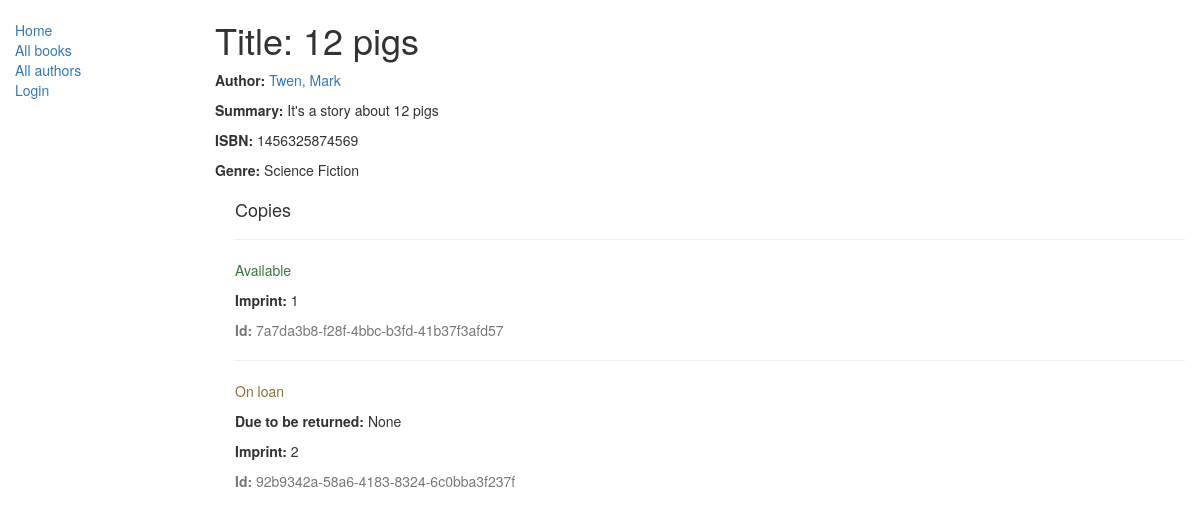
Before: /catalog/book/1 with the older database file.
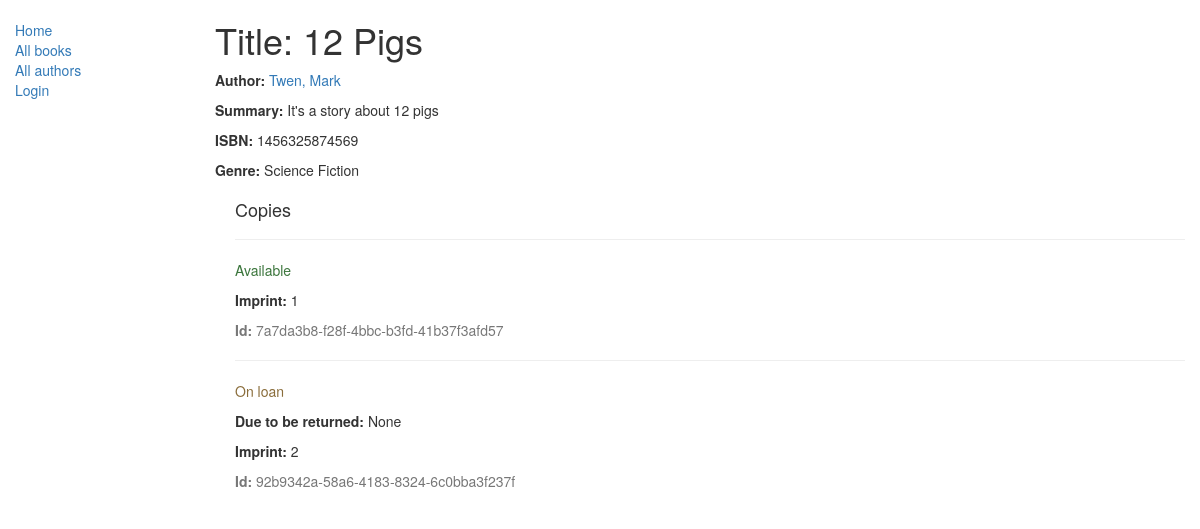
After: the same page with the newer database file.
### catalog/models.py (models this page shows, shortened)
class Book(models.Model):
    title = models.CharField(max_length=200)
    author = models.ForeignKey('Author', on_delete=models.SET_NULL, null=True)
    summary = models.TextField(max_length=1000, help_text="Enter a brief description of the book")
    isbn = models.CharField('ISBN',max_length=13, help_text='13 Character <a href="https://www.isbn-international.org/content/what-isbn">ISBN number</a>')
    genre = models.ManyToManyField(Genre, help_text="Select a genre for this book")
    def display_genre(self):
        """
        Creates a string for the Genre. This is required to display genre in Admin.
        """
        return ', '.join([ genre.name for genre in self.genre.all()[:3] ])
    display_genre.short_description = 'Genre'

class Author(models.Model):
    first_name = models.CharField(max_length=100)
    last_name = models.CharField(max_length=100)
    date_of_birth = models.DateField(null=True, blank=True)
    date_of_death = models.DateField('Died', null=True, blank=True)
    def __str__(self):
        return '%s, %s' % (self.last_name, self.first_name)
    class Meta:
        ordering = ['last_name']

### catalog/views.py (the view)
# urls.py: url(r'^book/(?P<pk>\d+)$', views.BookDetailView.as_view(), name='book-detail'),
class BookDetailView(generic.DetailView):
    model = Book

### catalog/models.py (called while the page is built)
    def __str__(self):
        return self.name

### catalog/templates/catalog/book_detail.html
{% extends "base_generic.html" %}
{% block content %}
  <h1>Title: {{ book.title }}</h1>
  <p><strong>Author:</strong> <a href="{% url 'author-detail' book.author.pk %}">{{ book.author }}</a>
  <p><strong>Summary:</strong> {{ book.summary }}</p>
  <p><strong>ISBN:</strong> {{ book.isbn }}</p>
  <p><strong>Genre:</strong> {% for genre in book.genre.all %} {{ genre }}{% if not forloop.last %}, {% endif %}{% endfor %}</p>
  <div style="margin-left:20px;margin-top:20px">
    <h4>Copies</h4>
    {% for copy in book.bookinstance_set.all %}
    <hr>
    <p class="{% if copy.status == 'a' %}text-success{% elif copy.status == 'd' %}text-danger{% else %}text-warning{% endif %}">{{ copy.get_status_display }}</p>
    {% if copy.status != 'a' %}<p><strong>Due to be returned:</strong> {{copy.due_back}}</p>{% endif %}
    <p><strong>Imprint:</strong> {{copy.imprint}}</p>
    <p class="text-muted"><strong>Id:</strong> {{copy.id}}</p>
    {% endfor %}
  </div>
{% endblock %}

Changed rows visible on the page:
changed Book "It's a story about 12 pigs": title "12 pigs" → "12 Pigs"
